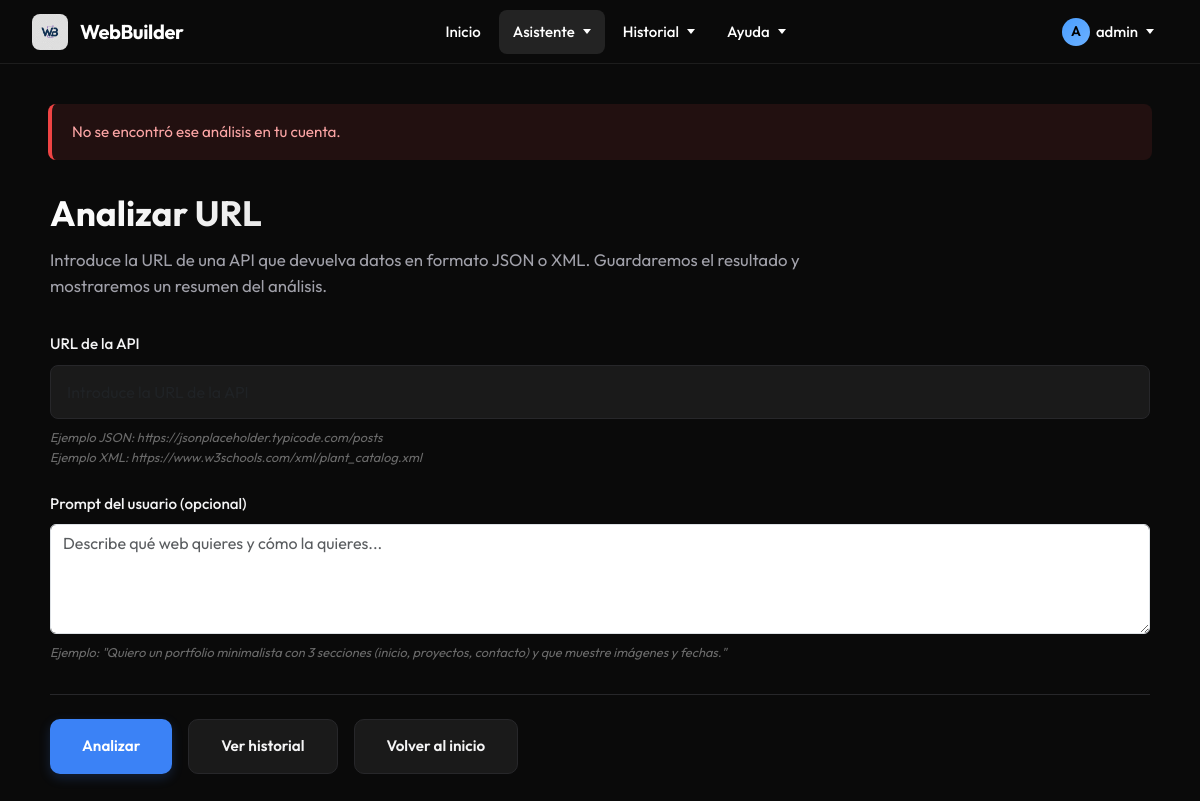
/asistente?api_request_id=184 (signed in), run on an earlier commit of the app's database.
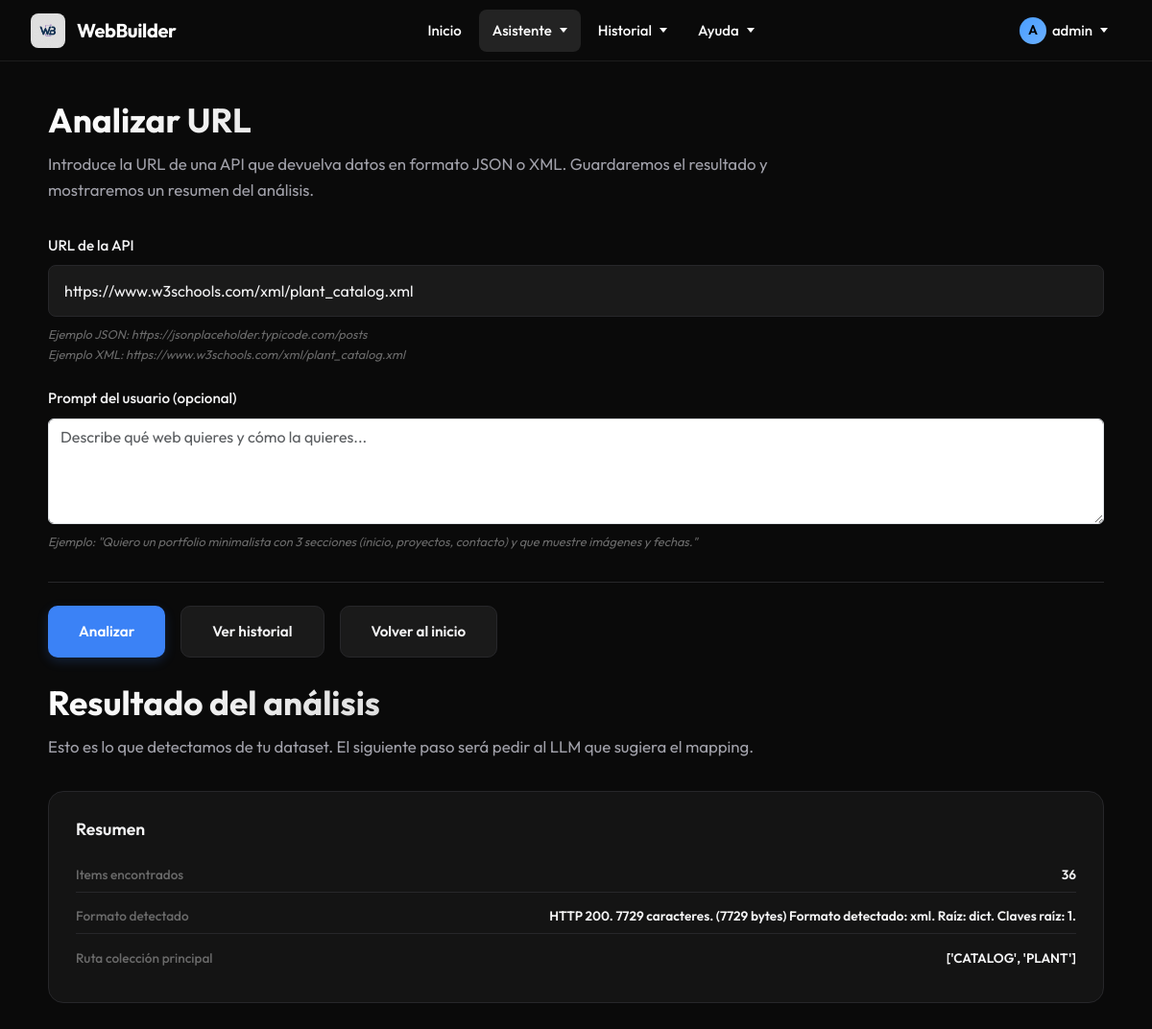
And on a later commit of the database.
### WebBuilder/models.py (models this page shows, shortened)
class APIRequest(models.Model):
    user = models.ForeignKey(User, on_delete=models.CASCADE, related_name='api_requests')   # Usuario dueño
    api_url = models.URLField("URL de la API")                                              # URL introducida
    date = models.DateTimeField(auto_now_add=True)                                          # Fecha del análisis
    raw_data = models.TextField(blank=True, null=True)                                      # Datos en crudo (raw)
    parsed_data = models.JSONField(blank=True, null=True)                                   # Datos parseados
    STATUS_CHOICES = [
        ("pending", "Pendiente"),
        ("processed", "Procesada"),
        ("error", "Error"),
    ]
    status = models.CharField(max_length=20, choices=STATUS_CHOICES, default="pending")     # Estado del analisis
    response_summary = models.TextField(blank=True, null=True)                              # Resumen del analisis
    error_message = models.TextField(blank=True, null=True)                                 # Mensaje tras el analisis
    field_mapping = models.JSONField(blank=True, null=True)                                 # Campos guardados en mapping

### WebBuilder/views/assistant.py (the view)
# urls.py: path("asistente", views.assistant, name="assistant"),
@login_required
def assistant(request):
    if request.method == "GET":
        return get_assistant(request)
    if request.method == "POST":
        return analyze_url(request)
    return HttpResponseNotAllowed(["GET", "POST"])

### WebBuilder/forms.py
class APIRequestForm(forms.ModelForm):
    user_prompt = forms.CharField(
        required=False,
        widget=forms.Textarea(attrs={
            "rows": 4,
            "class": "form-control",  # opcional, para que se vea igual que api_url
            "placeholder": "Describe qué web quieres y cómo la quieres..."
        })
    )
    class Meta:
        model = APIRequest
        fields = ['api_url']
        widgets = {
            'api_url': forms.URLInput(attrs={
                'class': 'form-control',
                'placeholder': 'Introduce la URL de la API',
            })
        }
        labels = {
            'api_url': ''
        }

### WebBuilder/utils/analysis/detection.py (called while the page is built)
def _path_penalty(path: list) -> float:
    idxs = sum(1 for p in path if isinstance(p, int))
    return PATH_INDEX_PENALTY * idxs + PATH_LENGTH_PENALTY * max(0, len(path) - PATH_LENGTH_THRESHOLD)

def _last_key_name(path: list) -> str:
    for p in reversed(path):
        if isinstance(p, str):
            return p.lower()
    return ""

def _walk_collect_best(node: object, path: list, best: dict) -> None:
    if isinstance(node, list):
        s = _score_list(node, path)
        if s > best["score"]:
            best.update(
                {
                    "found": True,
                    "path": path[:],
                    "count": len(node),
                    "items": node,
                    "score": s,
                }
            )
        for i, it in enumerate(node[:MAX_SAMPLE_ITEMS]):
            _walk_collect_best(it, path + [i], best)
    elif isinstance(node, dict):
        for k, v in node.items():
            _walk_collect_best(v, path + [k], best)

### WebBuilder/utils/analysis/helpers.py (called while the page is built)
def get_by_path(parsed_data: object, path: list):
    node = parsed_data
    for step in path:
        if isinstance(step, int):
            if not isinstance(node, list) or step < 0 or step >= len(node):
                return None
            node = node[step]
        elif isinstance(step, str):
            if not isinstance(node, dict) or step not in node:
                return None
            node = node[step]
        else:
            return None
    return node

def _normalize_key(text: str) -> str:
    return text.strip().lower()

def _is_url(value: object) -> bool:
    if not isinstance(value, str):
        return False
    lowered = value.strip().lower()
    return lowered.startswith("http://") or lowered.startswith("https://")

def _is_number(value: object) -> bool:
    return isinstance(value, (int, float)) and not isinstance(value, bool)

### WebBuilder/templates/WebBuilder/assistant.html (shortened to what this page needs)
{% extends 'WebBuilder/base.html' %}
{% load static %}
{% block body_class %}procesos{% endblock %}
{% block content %}
<div class="wb-assistant">
  <main class="wb-main">
    {% if messages %}
      <div class="wb-messages">
        {% for message in messages %}
          <div class="wb-message wb-message--{{ message.tags }}">
            {{ message }}
          </div>
        {% endfor %}
      </div>
    {% endif %}
    <section class="wb-step" id="step1" data-step="1">
      <div class="wb-step__container">
        <div class="wb-step__header">
          <h1 class="wb-step__title">Analizar URL</h1>
          <p class="wb-step__description">
            Introduce la URL de una API que devuelva datos en formato JSON o XML.
            Guardaremos el resultado y mostraremos un resumen del análisis.
          </p>
        </div>
        <div class="wb-step__content">
          <form method="post" class="wb-form">
            <div class="wb-form-group">
              <label class="wb-label" for="{{ form.api_url.id_for_label }}">
                URL de la API
              </label>
              <div class="wb-input-wrapper">
                {{ form.api_url }}
              </div>
              <p class="wb-hint">
                Ejemplo JSON: https://jsonplaceholder.typicode.com/posts<br>
                Ejemplo XML: https://www.w3schools.com/xml/plant_catalog.xml
              </p>
            </div>
            <div class="wb-form-group">
              <label class="wb-label" for="{{ form.user_prompt.id_for_label }}">
                Prompt del usuario (opcional)
              </label>
              <div class="wb-input-wrapper">
                {{ form.user_prompt }}
              </div>
              <p class="wb-hint">
                Ejemplo: "Quiero un portfolio minimalista con 3 secciones (inicio, proyectos, contacto) y que muestre imágenes y fechas."
              </p>
            </div>
            <div class="wb-actions">
              <button type="submit" class="wb-btn wb-btn--primary">
                Analizar
              </button>
              <a href="{% url 'history' %}" class="wb-btn wb-btn--secondary">
                Ver historial
              </a>
              <a href="{% url 'home' %}" class="wb-btn wb-btn--secondary">
                Volver al inicio
              </a>
            </div>
          </form>
        </div>
      </div>
    </section>
    <br>
    {% if analysis %}
    <section class="wb-step" id="analysisResult">
      <div class="wb-step__container">
        <div class="wb-step__header">
          <h2 class="wb-step__title">Resultado del análisis</h2>
          <p class="wb-step__description">
            Esto es lo que detectamos de tu dataset. El siguiente paso será pedir al LLM que sugiera el mapping.
          </p>
        </div>
        <div class="wb-step__content">
          <div class="wb-analysis-card">
            <h3 class="wb-analysis-card__title">Resumen</h3>
            {% if analysis.main_collection.found %}
              <div class="wb-analysis-info">
                <div class="wb-analysis-row">
                  <span class="wb-analysis-row__label">Items encontrados</span>
                  <span class="wb-analysis-row__value">{{ analysis.main_collection.count }}</span>
                </div>
                <div class="wb-analysis-row">
                  <span class="wb-analysis-row__label">Formato detectado</span>
                  <span class="wb-analysis-row__value">{{ api_request.response_summary|default:"JSON/XML" }}</span>
                </div>
                {% if analysis.main_collection.path %}
                <div class="wb-analysis-row">
                  <span class="wb-analysis-row__label">Ruta colección principal</span>
                  <span class="wb-analysis-row__value">{{ analysis.main_collection.path }}</span>
                </div>
                {% endif %}
              </div>
            {% endif %}
          </div>
        </div>
      </div>
    </section>
    {% endif %}
  </main>
</div>
{% endblock %}

### WebBuilder/templates/WebBuilder/base.html (shortened to what this page needs)
{% load static %}
<!DOCTYPE html>
<html lang="en">
<head>
    <link href="https://cdn.jsdelivr.net/npm/bootstrap@5.3.0/dist/css/bootstrap.min.css" rel="stylesheet">
    <link rel="stylesheet" href="{% static 'css/assistant.css' %}">
    <link rel="stylesheet" href="{% static 'css/navbar.css' %}">
    <link rel="stylesheet" href="{% static 'css/fondos.css' %}">
    <link rel="stylesheet" href="{% static 'css/home_plata.css' %}">
    <link rel="stylesheet" href="{% static 'css/backgrounds_plata.css' %}">
</head>
<body class="{% block body_class %}{% endblock %}">
  {% include 'WebBuilder/navbar.html' %}
  <main>
    {% block content %}{% endblock %}
  </main>
</body>
</html>

### WebBuilder/templates/WebBuilder/navbar.html (shortened to what this page needs)
{% load static %}
<nav class="wb-navbar">
  <div class="wb-navbar-container">
    <a href="{% url 'home' %}" class="wb-navbar-brand">
      <div class="wb-navbar-logo">
        <img src="{% static 'images/logo.jpg' %}" alt="WB">
      </div>
      <span class="wb-navbar-title">WebBuilder</span>
    </a>
    <div class="wb-nav-menu">
      <a href="{% url 'home' %}"
         class="wb-nav-link {% if request.resolver_match.url_name == 'home' %}wb-nav-link--active{% endif %}">
        Inicio
      </a>
      <div class="wb-nav-item" data-dropdown="asistente">
        <div class="wb-nav-link {% if request.resolver_match.url_name == 'assistant' %}wb-nav-link--active{% endif %}">
          Asistente
          <span class="wb-nav-arrow"></span>
        </div>
      </div>
      <div class="wb-nav-item" data-dropdown="historial">
        <div class="wb-nav-link {% if request.resolver_match.url_name == 'history' %}wb-nav-link--active{% endif %}">
          Historial
          <span class="wb-nav-arrow"></span>
        </div>
      </div>
      <div class="wb-nav-item" data-dropdown="ayuda">
        <div class="wb-nav-link">
          Ayuda
          <span class="wb-nav-arrow"></span>
        </div>
      </div>
    </div>
    <div class="wb-nav-right">
      {% if user.is_authenticated %}
        <div class="wb-nav-item" data-dropdown="user">
          <div class="wb-nav-link">
            <span class="wb-user-icon">{{ user.username|first|upper }}</span>
            {{ user.username }}
            <span class="wb-nav-arrow"></span>
          </div>
        </div>
      {% endif %}
    </div>
  </div>
</nav>

### WebBuilder/static/css/assistant.css (style rules this page uses)
:root { --bg-primary: #0a0a0a; --bg-secondary: #141414; --bg-tertiary: #1a1a1a; --text-primary: #ffffff; --text-secondary: #a0a0a0; --text-muted: #6a6a6a; --accent-blue: #3b82f6; --accent-blue-hover: #60a5fa; --border-subtle: rgba(255, 255, 255, 0.08); --border-medium: rgba(255, 255, 255, 0.12); --navbar-height: 64px; }
* { margin: 0; padding: 0; box-sizing: border-box; }
body { font-family: 'Outfit', -apple-system, BlinkMacSystemFont, sans-serif; line-height: 1.6; }
.wb-assistant { min-height: calc(100vh - var(--navbar-height)); background: var(--bg-primary); color: var(--text-primary); overflow-x: hidden; }
.wb-main { padding: 3rem; min-height: calc(100vh - var(--navbar-height)); width: 100%; }
.wb-step { animation: fadeIn 0.4s ease; }
.wb-step__container { max-width: 1100px; margin: 0 auto; }
.wb-step__header { margin-bottom: 2rem; }
.wb-step__title { font-size: 2.2rem; font-weight: 700; margin-bottom: 0.75rem; background: linear-gradient(135deg, #ffffff 0%, #a0a0a0 100%); -webkit-background-clip: text; -webkit-text-fill-color: transparent; background-clip: text; }
.wb-step__description { font-size: 1.05rem; color: var(--text-secondary); max-width: 800px; }
.wb-form-group { margin-bottom: 1.5rem; }
.wb-label { display: flex; align-items: center; gap: 0.5rem; margin-bottom: 0.5rem; font-weight: 500; font-size: 0.95rem; color: var(--text-primary); }
.wb-input-wrapper input[type="url"], .wb-input-wrapper input[type="text"] { width: 100%; padding: 0.875rem 1rem; background: var(--bg-tertiary); border: 1px solid var(--border-subtle); border-radius: 8px; color: var(--text-primary); font-size: 1rem; transition: all 0.2s ease; font-family: inherit; }
.wb-hint { margin-top: 0.5rem; font-size: 0.8rem; color: var(--text-muted); font-style: italic; }
.wb-actions { display: flex; gap: 1rem; margin-top: 2rem; padding-top: 1.5rem; border-top: 1px solid var(--border-subtle); flex-wrap: wrap; }
.wb-btn { padding: 0.875rem 2rem; border-radius: 10px; font-size: 0.95rem; font-weight: 600; cursor: pointer; border: none; transition: all 0.2s ease; text-decoration: none; display: inline-flex; align-items: center; justify-content: center; font-family: inherit; }
.wb-btn--primary { background: var(--accent-blue); color: white; box-shadow: 0 4px 12px rgba(59, 130, 246, 0.2); }
.wb-btn--secondary { background: var(--bg-tertiary); color: var(--text-primary); border: 1px solid var(--border-subtle); }
.wb-analysis-card { background: var(--bg-secondary); border: 1px solid var(--border-subtle); border-radius: 16px; padding: 1.75rem; margin-top: 1rem; }
.wb-analysis-card__title { font-size: 1.1rem; font-weight: 600; margin-bottom: 1.25rem; color: var(--text-primary); }
.wb-analysis-info { display: flex; flex-direction: column; gap: 0.5rem; }
.wb-analysis-row { display: flex; justify-content: space-between; align-items: center; font-size: 0.85rem; padding: 0.4rem 0; border-bottom: 1px solid var(--border-subtle); gap: 1rem; }
.wb-analysis-row:last-child { border-bottom: none; }
.wb-analysis-row__label { color: var(--text-muted); font-weight: 500; }
.wb-analysis-row__value { color: var(--text-primary); font-weight: 600; text-align: right; word-break: break-word; }

### WebBuilder/static/css/home_plata.css (style rules this page uses)
:root { --bg-dark: #0A0A0A; --bg-darker: #050505; --text-primary: #F4F4F5; --text-secondary: #A1A1AA; --accent-silver: #9CA3AF; --accent-silver-light: #D1D5DB; --accent-silver-dark: #6B7280; --border-subtle: #27272A; }

What changed in the data, as far as the page shows it:
added APIRequest: api_url "https://www.w3schools.com/xml/plant_catalog.xml", response_summary "HTTP 200. 7729 caracteres. (7729 bytes) Formato detectado: xml. Raíz: dict. Claves raíz: 1."
Also different on the page:
{{ analysis.main_collection.count }}: (not shown) → "36"
{{ analysis.main_collection.path }}: (not shown) → "['CATALOG', 'PLANT']"
text now shown: "Resultado del análisis Esto es lo que detectamos de tu dataset. El siguiente paso será pedir al LLM que sugiera el mapping. Resumen Items encontrados Formato detectado Ruta colección principal"
list line gone: "No se encontró ese análisis en tu cuenta."
